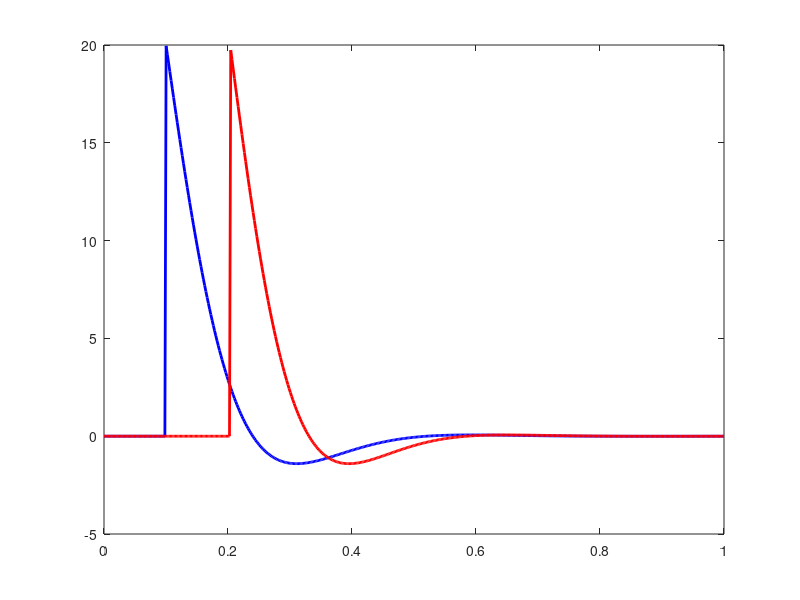

MATLAB code to generate this figure: (Note: this script raises an error after producing the figure.)
% Inputs
A_1 = 20;      % front initial displacement (mm)
zeta_1 = .7; % front damping ratio (ζ)
f_1 = 2.5;     % front natural frequency (Hz)
phi_1 = 0;     % front phase (rad)

A_2 = 20;      % rear initial displacement (mm)
zeta_2 = .7; % rear damping ratio (ζ)
f_2 = 2.75;    % rear natural frequency (Hz)
phi_2 = 0;     % rear phase (rad)

wb = 1.550;    % wheelbase (m)
vel = 15;      % velocity (m/s)

t_front_delay = 0.1;   % delay before front hits bump (s)

% Derived
t_delay = wb / vel;     % delay between front and rear (s)
t = linspace(0, 1, 500);  % time vector

% Convert to angular frequencies
wn1 = 2*pi*f_1;
wn2 = 2*pi*f_2;

% Damped frequencies
wd1 = wn1 * sqrt(max(0, 1 - zeta_1^2));
wd2 = wn2 * sqrt(max(0, 1 - zeta_2^2));

% Front displacement: zero before t_front_delay
disp_F = zeros(size(t));
front_after = t >= t_front_delay;
tau_F = t(front_after) - t_front_delay;
disp_F(front_after) = A_1 .* exp(-zeta_1*wn1 .* tau_F) .* cos(wd1 .* tau_F + phi_1);

% Rear displacement: zero before t_front_delay + t_delay
disp_R = zeros(size(t));
rear_after = t >= (t_front_delay + t_delay);
tau_R = t(rear_after) - (t_front_delay + t_delay);
disp_R(rear_after) = A_2 .* exp(-zeta_2*wn2 .* tau_R) .* cos(wd2 .* tau_R + phi_2);

% Plot
figure;
plot(t, disp_F, 'b', 'LineWidth', 2);
hold on;
plot(t, disp_R, 'r', 'LineWidth', 2);
xline(t_front_delay, ':k', 'Front hits bump');
xline(t_front_delay + t_delay, ':k', 'Rear hits bump');
xlabel('Time (s)');
ylabel('Displacement (mm)');
title('Front and Rear Wheel Bump Displacement vs Time');
legend('Front','Rear');
grid on;
